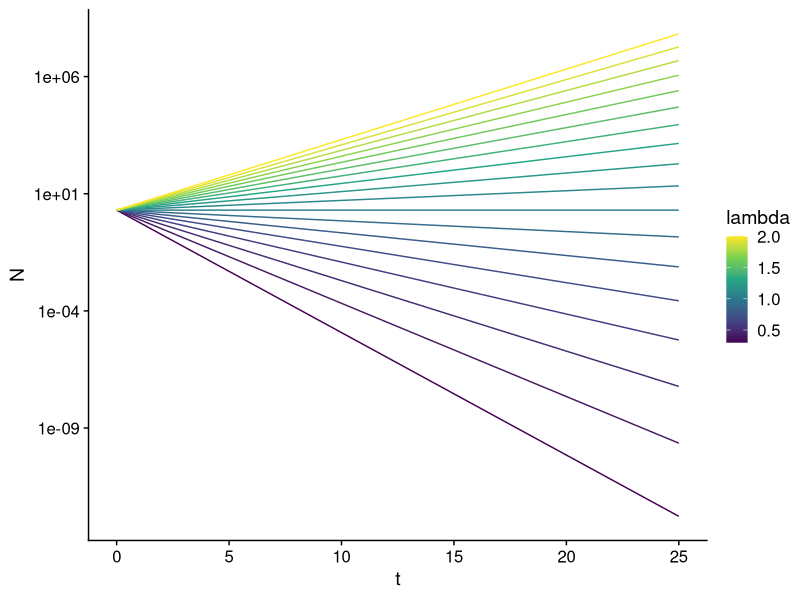
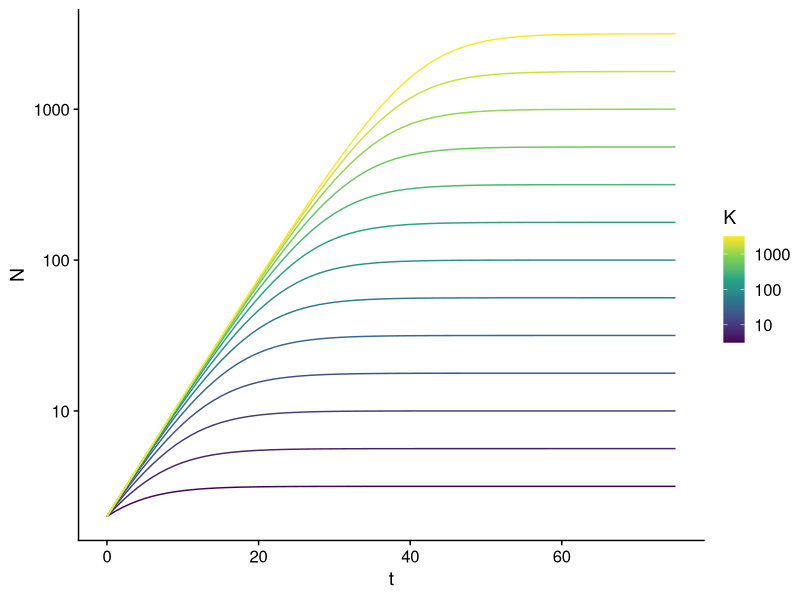
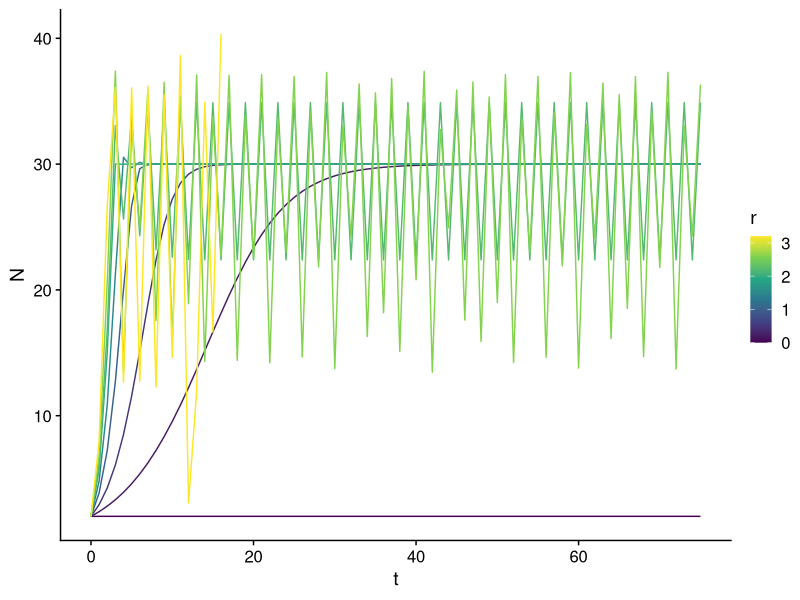

Write the R code that produced these figures, in order.
# Discrete logistic growth
library(purrr)
library(dplyr)
library(ggplot2)
library(cowplot)
# Set plotting defaults to something less ugly
theme_set(theme_cowplot()) 

# A single time step of logistic growth
logistic_step = function(N, r = 0.2, K = 30, ...) {
  N + N *r * (1 - N/K)
}
exponential_step = function(N, lambda = 1.2, ...) {
  N * lambda
}
# Run one of these step functions for a recursive sequence; 
# define parameters with ...
recursive_sequence = function(.func, gens = 75, N_0 = 2, ...) {
  
  init = tibble::tibble(N = N_0, t = 0, ...)
  # Wrap .func in a helper function that works with purrr::accumulate
  helper_func = function(prev, time) {
    prev$t = time
    prev$N = do.call(.func, prev)
    prev
  }
  
  times = seq_len(gens)
  # accumulate() takes iterates over a function, taking the output 
    # as the first argument of the next iteration
  out = accumulate(times, # iterate over time
                  .f = helper_func, # the function
                  .init = init) # Starting value
  # out is a list of data frames
  dplyr::bind_rows(out)
}

lambda_range = seq(.3, 2, by = .1)

# run logistic sequence for each value of lambda_range, 
# return results as data frame
exp_lambda_results = recursive_sequence(.func = exponential_step,
                                        lambda = lambda_range , gens = 25)
# Create logistic sequence function
logistic_seq = partial(recursive_sequence, .func = logistic_step)
# range of r & K values to test
r_range = c(0, 0.2, 0.5, 1, 1.5, 2, 2.2, 2.6, 3.2)
K_range = 10^seq(0.5, 3.5, by = .25)
logistic_r_results = logistic_seq(r = r_range)
logistic_K_results = logistic_seq(K = K_range)

# Plots
lambda_plot = ggplot(exp_lambda_results) + 
  # N as a function of t, grouped and colored by lambda
  aes(x = t, y = N, group = lambda, color = lambda) + 
  # line plots
  geom_line() + 
  # with pretty colors
  scale_color_viridis_c() + 
  scale_y_log10()

K_plot = ggplot(logistic_K_results) + 
  aes(x = t, y = N, group = K, color = K) + 
  geom_line() + 
  scale_color_viridis_c(trans = "log10") + 
  scale_y_log10()
r_plot = 
  logistic_r_results %>% 
  # r = 3.2 causes problems (e.g., infinite & negative N values)
  filter(!is.infinite(N), N>0) %>% 
  ggplot()+
  aes(x = t, y = N, group = r, color = r) +
  geom_line() +
  scale_color_viridis_c()

# Run to display plots
lambda_plot
K_plot
r_plot
